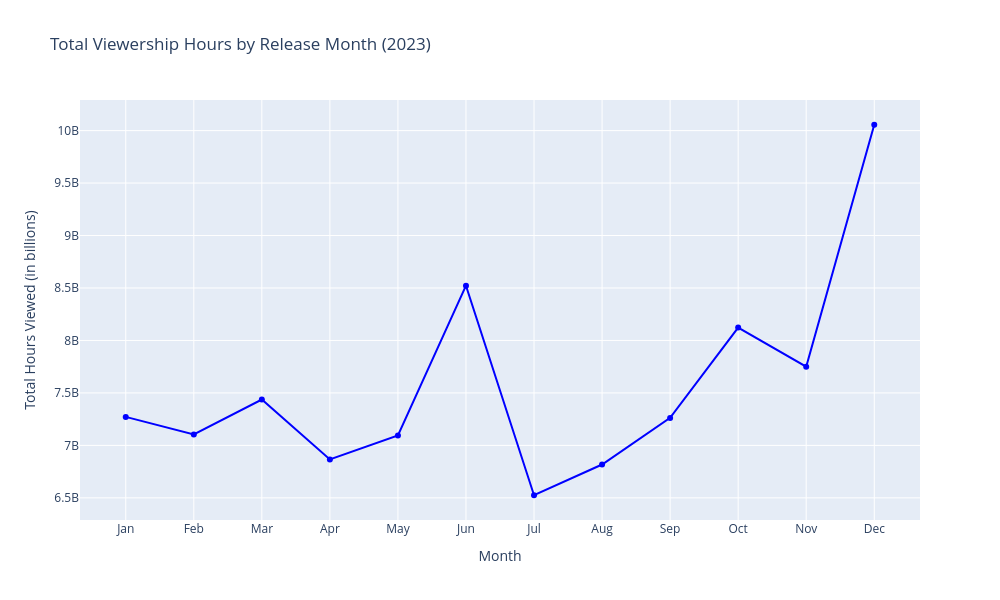

Notebook code cell kept with this figure:
### Code cell
# convert the "Release Date" to a datetime format and extract the month
df['Release Date'] = pd.to_datetime(df['Release Date'])
df['Release Month'] = df['Release Date'].dt.month

# aggregate viewership hours by release month
monthly_viewership = df.groupby('Release Month')['Hours Viewed'].sum()

fig = go.Figure(data=[
    go.Scatter(
        x=monthly_viewership.index,
        y=monthly_viewership.values,
        mode='lines+markers',
        marker=dict(color='blue'),
        line=dict(color='blue')
    )
])

fig.update_layout(
    title='Total Viewership Hours by Release Month (2023)',
    xaxis_title='Month',
    yaxis_title='Total Hours Viewed (in billions)',
    xaxis=dict(
        tickmode='array',
        tickvals=list(range(1, 13)),
        ticktext=['Jan', 'Feb', 'Mar', 'Apr', 'May', 'Jun', 'Jul', 'Aug', 'Sep', 'Oct', 'Nov', 'Dec']
    ),
    height=600,
    width=1000
)

fig.show()

### Figure 1 — Plotly figure (JSON) as saved in the notebook; plotly's stock layout.template omitted (floating-point values rounded to 4 significant figures)
{"data": [{"line": {"color": "blue"}, "marker": {"color": "blue"}, "mode": "lines+markers", "type": "scatter", "x": [1.0, 2.0, 3.0, 4.0, 5.0, 6.0, 7.0, 8.0, 9.0, 10.0, 11.0, 12.0], "y": [7272000000.0, 7104000000.0, 7437000000.0, 6866000000.0, 7095000000.0, 8522000000.0, 6525000000.0, 6818000000.0, 7262000000.0, 8123000000.0, 7750000000.0, 10060000000.0]}], "layout": {"height": 600, "title": {"text": "Total Viewership Hours by Release Month (2023)"}, "width": 1000, "xaxis": {"tickmode": "array", "ticktext": ["Jan", "Feb", "Mar", "Apr", "May", "Jun", "Jul", "Aug", "Sep", "Oct", "Nov", "Dec"], "tickvals": [1, 2, 3, 4, 5, 6, 7, 8, 9, 10, 11, 12], "title": {"text": "Month"}}, "yaxis": {"title": {"text": "Total Hours Viewed (in billions)"}}}}
